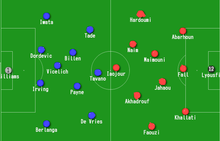
%> input picture PlayerDetection/img/i.png, 220 x 141 px, shrunk from 502 x 322 before the run
$ octave Main.m   (GNU Octave 9; MATLAB toolbox functions it lacks are replaced by stand-ins)
%> lines starting %> are read from the running program, lines starting %| are printed output that depends on the picture; in (x1, y1, x2, y2) boxes, pixels count from 0 and x2, y2 are one past the last pixel; in counts of white or black regions, pixels touching at a corner belong together; the program's own positions count from 1
%% Init
%  Get the image and show it. Set number of thread
addpath 'C:\Users\danie\Desktop\offside\img'

%Profiling
 format shortg
 c = clock

for compress=1:1

maxNumCompThreads(8);
%%fprintf('Hilos: %d\n',maxNumCompThreads);

I = imread('i.png');
%> I is the input picture: size 141x220x3 uint8; mean R, G, B 39.2, 148.8, 38.1
TeamMap = imread('i.png');
T = imread('i.png');
T2 = imread('i.png');

%figure, imshow(I);

end

%GLOBALS
global Processed;
global BlobMap;
global TmpBlobMap;
global Blobs;
global ZeroMask;
global FinalBlobs;
global N;
global NBlobs;
global PlayerColors;

N = 30;

%%
%% Plotting Image Histogram:
% [23 lines of commented-out code are left out]

%%

%% RGB Peks Grass:
%  Get R,G,B Peaks of each components
%  and then you will get Grass mean color

for compress=1:1

[pixelidsG, GLevels] = imhist(I(:,:,2));
[pixelidsB, BLevels] = imhist(I(:,:,3));
[pixelidsR, RLevels] = imhist(I(:,:,1));

max_RLevels = 1;
RPeak = pixelidsR(1);
max_GLevels = 1;
GPeak = pixelidsG(1);
max_BLevels = 1;
BPeak = pixelidsB(1);

%Loop fusion

for i = 2:255
    if(pixelidsR(i) > RPeak)
        max_RLevels = i;
        RPeak = pixelidsR(i);
    end
    if(pixelidsG(i) > GPeak)
        max_GLevels = i;
        GPeak = pixelidsG(i);
    end
    if(pixelidsB(i) > BPeak)
        max_BLevels = i;
        BPeak = pixelidsB(i);
    end
end

end
%> this loop made 1 pass

%%fprintf("RGB Grass %d,%d,%d\n",max_RLevels,max_GLevels,max_BLevels);

%%

%% FieldMask:
%  Apply thresholding with Grass mean color and offset

for compress=1:1

global rows;
global columns;
rows = size(I,1);
columns = size(I,2);

RChannel = I(:,:,1);
GChannel = I(:,:,2);
BChannel = I(:,:,3);

Rth = 1;
Gth = 1;
Bth = 1;

FieldMask = zeros(rows,columns);
tmp_PlayersMask = zeros(rows,columns);

for i = 1: rows
    for j = 1: columns

        if (abs(RChannel(i,j)- RPeak) < Rth &&...
            abs(GChannel(i,j)- GPeak) < Gth &&...
            abs(BChannel(i,j)- BPeak) < Bth &&...
            GChannel(i,j) > RChannel(i,j) &&...
            GChannel(i,j) > BChannel(i,j))

            %It's grass
            tmp_PlayersMask(i,j) = 255;
            FieldMask(i,j) = 0;
        else
            FieldMask(i,j) = 255;
        end
    end
end

%%figure, imshow(FieldMask);


end
%> this loop made 1 pass
%> pass 1, `RChannel = I(:,:,1);`:
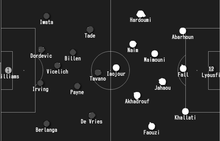
%> RChannel: size 141x220 uint8; min 0, max 255, mean 39.2
%> pass 1, `GChannel = I(:,:,2);`:
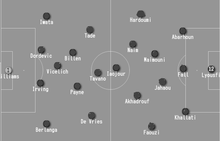
%> GChannel: size 141x220 uint8; min 33, max 255, mean 148.8
%> pass 1, `BChannel = I(:,:,3);`:
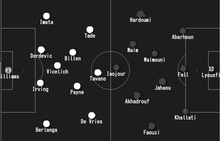
%> BChannel: size 141x220 uint8; min 0, max 255, mean 38.1
%> after the loop:
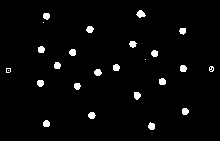
%> FieldMask: size 141x220 double; 2.8% white; 25 white regions (4 under 20 px), largest, box (x1, y1, x2, y2) and area: (136, 10, 146, 18) 50, (134, 92, 141, 100) 44, (94, 69, 102, 76) 43

%%

%% BoundaryMask:
%  Knowing that the image has on the top the spectators and the publicity
%  and just above there is the Field, get the boundary where there is the
%  change

for compress=1:1

boundary = 1;
i_boundary = 0;
i = 1;

% Find Maximum Boundary Value %%
for j = 1: columns
    while(i < rows && i_boundary < 1)
        if (FieldMask(i,j) == 0 )
            i_boundary = i;
        end
        i = i+1;
    end

    if (i_boundary > boundary)
        boundary = i_boundary;
    end

    i_boundary = 0;
    i = 1;

end

end

%%

%% PlayersMask:
%  Merge FieldMask && Boundary in order to get PlayersMask
%  Where only Blobs (Player or set of players) are to 0 others are to 1

for compress=1:1

for i = 1: boundary
    for j = 1: columns
        tmp_PlayersMask(i,j) = 255;
    end
end

global PlayersMask;
PlayersMask = tmp_PlayersMask;

%If image has quality is no needed Gaussian Blur
%%figure, imshow(PlayersMask);

end

%%

%% Blob detection:
%  Detect all Blobs, filtered by size (not too much pixels means is no a
%  Blob) and store them into a Matrix where each row is one Blob and
%  columns are each one of pixels where even positions are the row (i)
%  and their respectives consecutive odd positions are the column (j)
%  where pixel is on image

for compress=1:1

%> (the run ends here)
